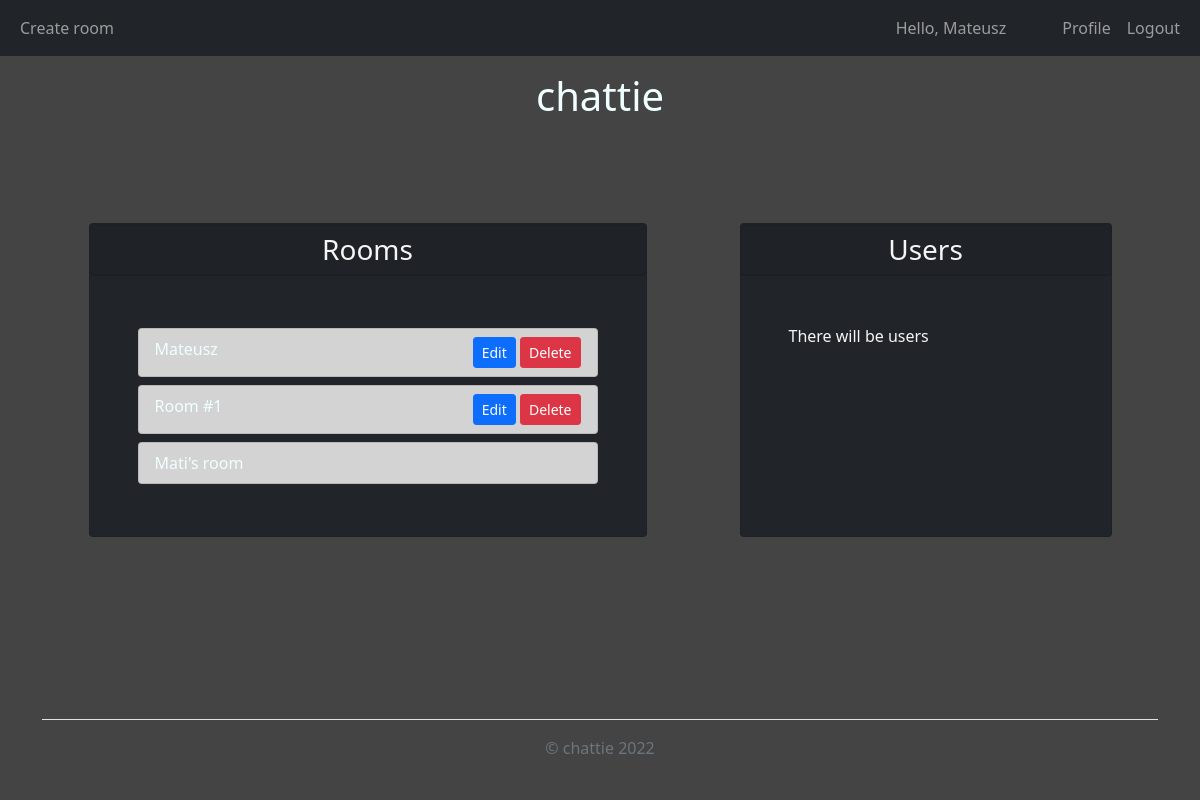
Page / (signed in) on the earlier database version.
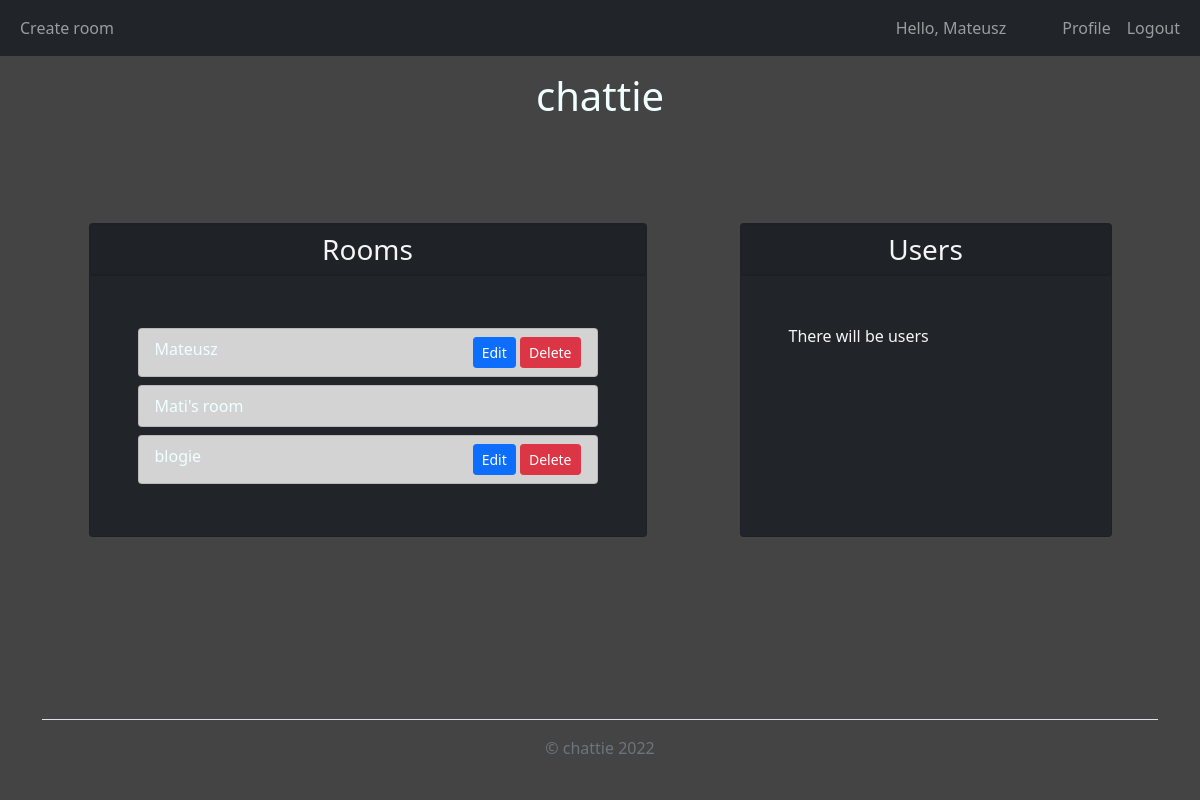
Same page on the later database version.
### chattie/models.py (models this page shows, shortened)
class User(db.Model, UserMixin):
    id = db.Column(db.Integer, primary_key=True)
    username = db.Column(db.String(20), unique=True, nullable=False)
    email = db.Column(db.String(120), unique=True, nullable=False)
    image_file = db.Column(db.String(20), nullable=False, default='default.jpg')
    password = db.Column(db.String(60), nullable=False)
    created = db.Column(db.DateTime, nullable=False, default=datetime.utcnow)
    participates_in = db.Column(db.Integer, db.ForeignKey('room.id'))
    room_id = db.Column(db.Integer, db.ForeignKey('room.id'))
    message_id = db.Column(db.Integer, db.ForeignKey('message.id'))
    rooms = db.relationship('Room', foreign_keys=[room_id])
    messages = db.relationship('Message', foreign_keys=[message_id])

class Room(db.Model):
    id = db.Column(db.Integer, primary_key=True)
    name = db.Column(db.String(20), nullable=False)
    participant_id = db.Column(db.Integer, db.ForeignKey('user.id'))
    message_id = db.Column(db.Integer, db.ForeignKey('message.id'))
    participants = db.relationship('User', foreign_keys=[participant_id])
    messages = db.relationship('Message', foreign_keys=[message_id])
    creator_id = db.Column(db.Integer, db.ForeignKey('user.id'), nullable=False)
    created = db.Column(db.DateTime, nullable=False, default=datetime.utcnow)

### chattie/routes.py (the view)
@app.route("/")
def home():
    if not current_user.is_authenticated:
        return redirect(url_for('login'))
    rooms = Room.query.all()
    return render_template('home.html', title='home', rooms=rooms)

### chattie/models.py (called while the page is built)
@login_manager.user_loader
def load_user(user_id):
    return User.query.get(int(user_id))

### chattie/templates/home.html
{% extends "main.html" %}
{% block content %}
<div class="container d-flex justify-content-around my-auto">
    <div class="card col-md-6 bg-dark">
        <div class="card text-center bg-dark">
            <h3 class=" fw-normal card-text card-header ">Rooms</h3>
        </div>
        <div class="p-5">
        {% for room in rooms %}
        <div class="list-group">
            <div class="list-group-item list-group-item-action list-group-item-dark my-1 d-flex justify-content-between">
                <a href="{{ url_for('room', room_name=room.name) }}" >{{ room.name }}</a>
                {% if room.creator_id == current_user.id %}
                <div>
                    <a class="btn btn-primary btn-sm" href="{{ url_for('update_room', room_name=room.name) }}" role="button">Edit</a>
                    <a class="btn btn-danger btn-sm" href="{{ url_for('delete_room', room_name=room.name) }}" role="button">Delete</a>
                </div>
                {% endif %}
            </div>
        </div>
        {% endfor %}
        </div>
    </div>
    <div class="card col-md-4 bg-dark">
        <div class="card text-center bg-dark">
            <h3 class=" fw-normal card-text card-header">Users</h3>
        </div>
        <div class="p-5">
        There will be users
        </div>
    </div>
</div>
{% endblock %}

### chattie/templates/main.html (shortened to what this page needs)
<!DOCTYPE html>
<html lang="en">
<head>
    <link href="https://cdn.jsdelivr.net/npm/bootstrap@5.1.3/dist/css/bootstrap.min.css" rel="stylesheet">
    <link rel="stylesheet" type="text/css" href="{{ url_for('static', filename='main.css') }}">
</head>
<body class='d-flex flex-column min-vh-100'>
    {% include "layout/navbar.html" %}
    {% include "layout/logo.html" %}
        {% block content %}
        {% endblock %}
    {% include "layout/footer.html" %}
</body>
</html>

### chattie/templates/layout/navbar.html (shortened to what this page needs)
{% if current_user.is_authenticated %}
  <nav class="navbar navbar-expand-lg navbar-dark  bg-dark">
    <div class="container-fluid">
      <div class="collapse navbar-collapse" id="navbarSupportedContent">
      <ul class="navbar-nav me-auto mb-2 mb-lg-0">
        <li class='nav-item'>
          <a class='nav-link' href="{{ url_for('create_room') }}">Create room</a>
        </li>
      </ul>
        <ul class="navbar-nav ms-auto mb-2 mb-lg-0">
          <li>
            <p class="navbar-text me-5 my-auto">Hello, {{current_user.username}}</p>
          </li>
          <li class="nav-item">
            <a class="nav-link" href="#">Profile</a>
          </li>
          <li>
            <a class="nav-link" href="{{ url_for('logout') }}">Logout</a>
          </li>
        </ul>
      </div>
    </div>
  </nav>
{% endif %}

### chattie/templates/layout/logo.html
<div id="logo" class="my-3">
    <h1><a href="/">chattie</a></h1>
</div>

### chattie/templates/layout/footer.html
<div class="container mt-auto">
  <footer class="d-flex flex-wrap py-3 my-4 border-top">
    <div class="col-md-12 d-flex">
      <div class="text-muted ms-auto me-auto">© chattie 2022</div>
    </div>
  </footer>
</div>

### chattie/static/main.css (style rules this page uses)
body { background-color: #444; color: whitesmoke; }
#logo { text-align: center; }
a { color: azure; text-decoration: none; }

Differences in the rows shown:
removed Room: name "Room #1"
added Room: name "blogie"
